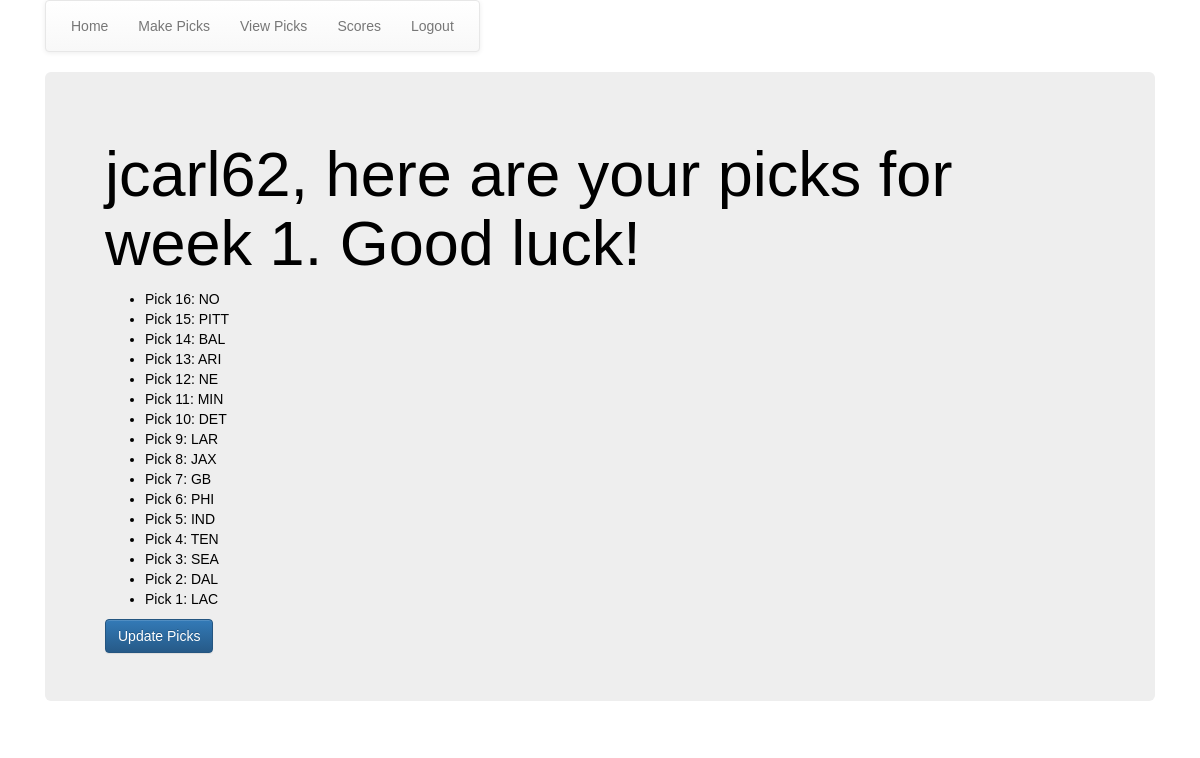
The app's page /fb_app/picks_list/ (signed in) with its own data.
### fb_app/models.py (models this page shows, shortened)
class Week(models.Model):
    season = models.CharField(max_length=30)
    week = models.PositiveIntegerField()
    game_cnt = models.PositiveIntegerField()
    current = models.BooleanField(default=False)

class Picks(models.Model):
    week = models.ForeignKey(Week,on_delete=models.CASCADE, db_index=True)
    player  = models.ForeignKey(Player,on_delete=models.CASCADE,related_name="picks", db_index=True)
    pick_num = models.PositiveIntegerField()
    team = models.ForeignKey(Teams, on_delete=models.CASCADE, related_name="picksteam")
    class Meta:
        index_together = ['week', 'player']

class Teams(models.Model):
    mike_abbr = models.CharField(max_length=4, null=True)
    nfl_abbr = models.CharField(max_length=4, null=True)
    long_name = models.CharField(max_length=30, null=True)
    typo_name = models.CharField(max_length=30,null=True, blank=True)
    typo_name1 = models.CharField(max_length=30,null=True, blank=True)
    wins = models.PositiveIntegerField(default=0)
    losses = models.PositiveIntegerField(default=0)
    class Meta:
        ordering = ('nfl_abbr',)

### fb_app/views.py (the view)
class PicksListView(LoginRequiredMixin,ListView):
    login_url = '/fb_app/user_login/'
    redirect_field_name = 'fb_app/pick_list.html'
    model = Picks
    def get_queryset(self):
        print ('in queryset' + str(self.request.user))
        user = User.objects.get(username=self.request.user)
        player = Player.objects.get(name=user)
        return Picks.objects.filter(player=player, week__current=True).order_by('-pick_num')
    def get_context_data(self,**kwargs):
        context = super(PicksListView, self).get_context_data(**kwargs)
        context.update({
        'week': Week.objects.get(current=True),
        'picks_list': self.get_queryset(),
        })
        return context

### fb_app/templates/fb_app/picks_list.html
{%extends "fb_app/base.html"%}
{%load staticfiles%}
{%load mathfilters%}
{%block body_block%}
  <div class="jumbotron">
    <h1>{{user.get_username}}, here are your picks for week {{week.week}}.  Good luck!</h1>
      <ul>
        {% for pick in picks_list%}
        <li>Pick {{pick.pick_num}}:    {{pick.team.mike_abbr}}</li>
        {%endfor%}
      </ul>
      <a href="{% url 'fb_app:games_list' %}"> <button class="btn btn-primary">Update Picks</button></a>
  </div>
{%endblock%}

### static/fb_app/css/my_style.css (style rules this page uses)
body { font-family: Arial; color: black; height: 100%; }
* { box-sizing: border-box; }

### records on screen
Week: week "1"
Picks: pick_num "16", team.mike_abbr "NO"
Picks: pick_num "15", team.mike_abbr "PITT"
Picks: pick_num "14", team.mike_abbr "BAL"
Picks: pick_num "13", team.mike_abbr "ARI"
Picks: pick_num "12", team.mike_abbr "NE"
Picks: pick_num "11", team.mike_abbr "MIN"
Picks: pick_num "10", team.mike_abbr "DET"
Picks: pick_num "9", team.mike_abbr "LAR"
Picks: pick_num "8", team.mike_abbr "JAX"
Picks: pick_num "7", team.mike_abbr "GB"
Picks: pick_num "6", team.mike_abbr "PHI"
Picks: pick_num "5", team.mike_abbr "IND"
Picks: pick_num "4", team.mike_abbr "TEN"
Picks: pick_num "3", team.mike_abbr "SEA"
Picks: pick_num "2", team.mike_abbr "DAL"
Picks: pick_num "1", team.mike_abbr "LAC"

### other values on screen
{{ user.get_username }} "jcarl62"
